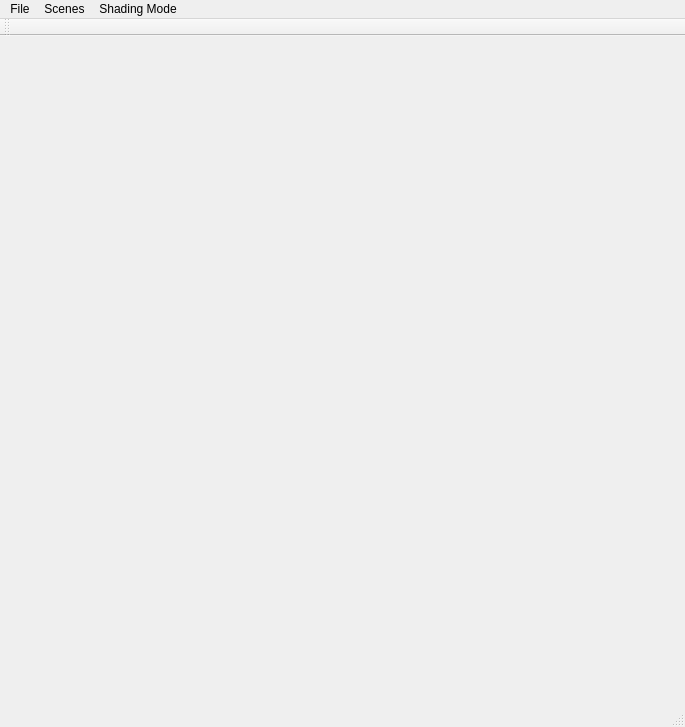
<?xml version="1.0" encoding="UTF-8"?>
<ui version="4.0">
 <class>MainWindow</class>
 <widget class="QMainWindow" name="MainWindow">
  <property name="geometry">
   <rect>
    <x>0</x>
    <y>0</y>
    <width>685</width>
    <height>727</height>
   </rect>
  </property>
  <property name="windowTitle">
   <string>MainWindow</string>
  </property>
  <widget class="QWidget" name="centralWidget">
   <widget class="QGraphicsView" name="scene_display">
    <property name="enabled">
     <bool>false</bool>
    </property>
    <property name="geometry">
     <rect>
      <x>10</x>
      <y>10</y>
      <width>666</width>
      <height>666</height>
     </rect>
    </property>
    <property name="styleSheet">
     <string notr="true">padding: 0px; border: 0px;</string>
    </property>
    <property name="verticalScrollBarPolicy">
     <enum>Qt::ScrollBarAlwaysOff</enum>
    </property>
    <property name="horizontalScrollBarPolicy">
     <enum>Qt::ScrollBarAlwaysOff</enum>
    </property>
    <property name="sizeAdjustPolicy">
     <enum>QAbstractScrollArea::AdjustToContents</enum>
    </property>
    <property name="interactive">
     <bool>false</bool>
    </property>
   </widget>
  </widget>
  <widget class="QMenuBar" name="menuBar">
   <property name="geometry">
    <rect>
     <x>0</x>
     <y>0</y>
     <width>685</width>
     <height>18</height>
    </rect>
   </property>
   <widget class="QMenu" name="menuFile">
    <property name="title">
     <string>File</string>
    </property>
    <addaction name="actionLoad_Scene"/>
    <addaction name="actionSave_Image"/>
    <addaction name="actionQuit_Esc"/>
   </widget>
   <widget class="QMenu" name="menuScenes">
    <property name="title">
     <string>Scenes</string>
    </property>
    <addaction name="actionEquilateral_Triangle"/>
   </widget>
   <widget class="QMenu" name="menuShadingMode">
    <property name="title">
     <string>Shading Mode</string>
    </property>
    <addaction name="actionBlinnPhong"/>
    <addaction name="actionWireframes"/>
   </widget>
   <addaction name="menuFile"/>
   <addaction name="menuScenes"/>
   <addaction name="menuShadingMode"/>
  </widget>
  <widget class="QToolBar" name="mainToolBar">
   <attribute name="toolBarArea">
    <enum>TopToolBarArea</enum>
   </attribute>
   <attribute name="toolBarBreak">
    <bool>false</bool>
   </attribute>
  </widget>
  <widget class="QStatusBar" name="statusBar"/>
  <action name="actionLoad_Scene">
   <property name="text">
    <string>Load Scene (Ctrl+O)</string>
   </property>
   <property name="shortcut">
    <string>Ctrl+O</string>
   </property>
  </action>
  <action name="actionSave_Image">
   <property name="text">
    <string>Save Image (Ctrl+S)</string>
   </property>
   <property name="shortcut">
    <string>Ctrl+S</string>
   </property>
  </action>
  <action name="actionEquilateral_Triangle">
   <property name="text">
    <string>Equilateral Triangle</string>
   </property>
  </action>
  <action name="actionQuit_Esc">
   <property name="text">
    <string>Quit (Esc)</string>
   </property>
  </action>
  <action name="actionBlinnPhong">
   <property name="text">
    <string>BlinnPhong</string>
   </property>
  </action>
  <action name="actionWireframes">
   <property name="text">
    <string>WireFrames</string>
   </property>
  </action>
 </widget>
 <layoutdefault spacing="6" margin="11"/>
 <resources/>
 <connections/>
</ui>
